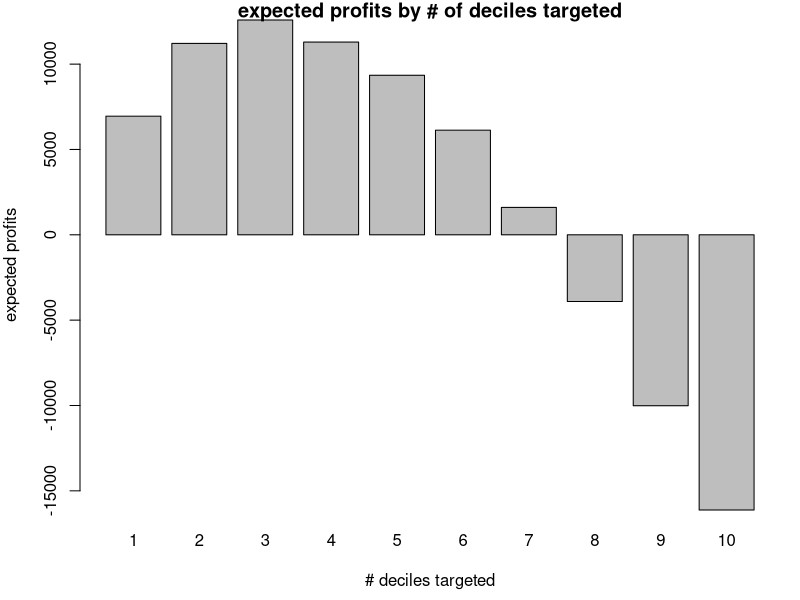

Generate this figure with R:
## ---- chunk 1
rm(list = ls())
library(car)
library(tidyverse)
library(pROC)
library(plotrix)  # plotting with confidence intervals
library(tidyverse)
library(kableExtra)
library(readr)

options("scipen"=200, "digits"=4)
## ---- chunk 2
test <- read_csv("test.csv")
## ---- chunk 3
test$gender <- as.factor(test$gender)
test$SeniorCitizen <- as.factor(test$SeniorCitizen)
test$Partner <- as.factor(test$Partner)
test$PaymentMethod <- as.factor(test$PaymentMethod)

# Change Churn from "no" "yes" to 0 1
test <- test %>%
mutate(Churn = ifelse(Churn == "No",0,1))
## ---- chunk 4
model_1 <- glm(Churn ~ gender + SeniorCitizen + tenure, data=test, family = binomial(link="logit"))
## ---- chunk 5
new <- data.frame(gender="Male", SeniorCitizen=as.factor(1), tenure=1)
pred <- predict(model_1, newdata = new, type = "response")
## ---- chunk 6
cat("The churn probability of a male senior who has been a customer for one month is", round(pred[1], 2))
## ---- chunk 7
model_2 <- glm(Churn ~ gender*SeniorCitizen + tenure, data=test, family = binomial(link="logit"))
## ---- chunk 8
new <- data.frame(gender="Male", SeniorCitizen=as.factor(1), tenure=1)
pred <- predict(model_2, newdata = new, type = "response")
## ---- chunk 9
cat("The churn probability of a male senior with one month of tenure is", round(pred[1], 2))
## ---- chunk 10
model_3 <- glm(Churn ~ ., data=test, family = binomial(link="logit"))
## ---- chunk 11
D <- model_3$deviance
D0 <- model_3$null.deviance
R2 <- 1-D/D0
round(R2,2)
## ---- chunk 12
ntiles <- function(x, bins) {
  quantiles = seq(from=0, to = 1, length.out=bins+1)
  cut(ecdf(x)(x),breaks=quantiles, labels=F)
}

## Tenure: 3 groups called "tenure_group"
test$tenure_group <- ntiles(test$tenure, bins=3)  
test$tenure_group <- as.factor(test$tenure_group)
## ---- chunk 13
test1 <- test %>% select(-tenure)
model_4 <- glm(Churn ~ ., data=test1, family = binomial(link="logit"))
## ---- chunk 14
round((exp(coef(model_4)["tenure_group3"])-1)*100,0)
## ---- chunk 15
telco_holdout <- read_csv("telco_holdout.csv")
## ---- chunk 16
telco_holdout$gender <- as.factor(telco_holdout$gender)
telco_holdout$SeniorCitizen <- as.factor(telco_holdout$SeniorCitizen)
telco_holdout$Partner <- as.factor(telco_holdout$Partner)
telco_holdout$PaymentMethod <- as.factor(telco_holdout$PaymentMethod)

# Change Churn from "no" "yes" to 0 1
telco_holdout <- telco_holdout %>%
mutate(Churn = ifelse(Churn == "No",0,1))

# DO NOT FORGET THE 3 GROUPS
telco_holdout$tenure_group <- ntiles(telco_holdout$tenure, bins=3)  
telco_holdout$tenure_group <- as.factor(telco_holdout$tenure_group)
## ---- chunk 17
# Predicted x'beta
xb <- predict(model_4, newdata = telco_holdout, type="link")
# Predicted probability
prob <- predict(model_4, newdata = telco_holdout, type="response")
# re-order
ind <- order(prob)
## ---- chunk 18
confusion_matrix <- (table(telco_holdout$Churn, prob > 0.5))
confusion_matrix <- as.data.frame.matrix(confusion_matrix)

colnames(confusion_matrix) <- c("No", "Yes")

confusion_matrix$Percentage_Correct <- confusion_matrix[1,]$No/(confusion_matrix[1,]$No+confusion_matrix[1,]$Yes)*100
confusion_matrix[2,]$Percentage_Correct <- confusion_matrix[2,]$Yes/(confusion_matrix[2,]$No+confusion_matrix[2,]$Yes)*100
print(confusion_matrix)
## ---- chunk 19
cat('Hit Rate:', round((confusion_matrix[2,2]/(confusion_matrix[2,1]+confusion_matrix[2,2]))*100),0)
## ---- chunk 20
# create deciles
prob_decile = ntiles(prob, 10)

# prob, decile and actual
pred <- data.frame(cbind(prob, prob_decile, telco_holdout$Churn))
colnames(pred)<-c("predicted","decile", "actual")

## create average churn
rbar_ho <- mean(telco_holdout$Churn)
## ---- chunk 21
lift_table <- pred %>% 
	group_by(decile) %>%  
	summarize(actual_churn = mean(actual), 
						lift = actual_churn/rbar_ho, 
						n_customers=n()) %>% 
	arrange(desc(decile)) %>% 
	mutate(cum_customers=cumsum(n_customers)) %>% 
	mutate(cum_lift=cumsum(actual_churn)/sum(actual_churn)*100)

head(lift_table) %>% 
  kbl() %>%
  kable_styling()
## ---- chunk 22

gamma = 0.25  # probability that customer is rescued if he or she is a churner
LTV = 250   # lifetime value of rescued customer
delta = 30  # cost of incentive
c = 1  # cost of contact

# re-order lift from highest to lowest
# add columns to our lift table

profit_table <- lift_table %>% mutate(
  cum_prop_churners = cumsum(actual_churn*n_customers)/cum_customers, 
  profit = cum_customers*((gamma*LTV+delta*(1-gamma))*cum_prop_churners-delta-c),
  decile=11-decile)
                                                                      
## ---- chunk 23
par(mai=c(.9,.8,.2,.2))
bp<-barplot(profit_table$profit ~ profit_table$decile, main="expected profits by # of deciles targeted", xlab="# deciles targeted", ylab="expected profits")
